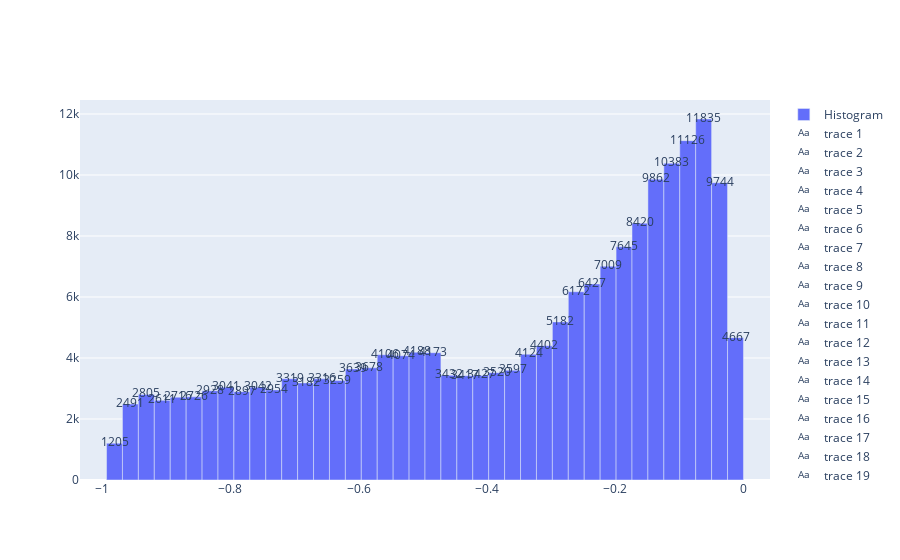

Notebook code for this chart:
### Code cell
# Plot the figure
counts, bins = np.histogram(df_interest['ScoreChange'], bins=40)
bin_midpoints = bins[:-1] + np.diff(bins)/2

fig = go.Figure()

fig.add_trace(go.Bar(
    x=bin_midpoints,
    y=counts,
    width=np.diff(bins), # makes bars have correct widths
    name='Histogram'
))
# add text labels for counts
for i in range(len(counts)):
    fig.add_trace(go.Scatter(
        x=[bin_midpoints[i]],
        y=[counts[i]],
        text=[str(counts[i])],
        mode='text',
    ))

fig.show()

### Figure 1 — Plotly figure (JSON) as saved in the notebook; plotly's stock layout.template omitted (floating-point values rounded to 4 significant figures)
{"data": [{"name": "Histogram", "type": "bar", "width": [0.02481, 0.02481, 0.02481, 0.02481, 0.02481, 0.02481, 0.02481, 0.02481, 0.02481, 0.02481, 0.02481, 0.02481, 0.02481, 0.02481, 0.02481, 0.02481, 0.02481, 0.02481, 0.02481, 0.02481, 0.02481, 0.02481, 0.02481, 0.02481, 0.02481, 0.02481, 0.02481, 0.02481, 0.02481, 0.02481, 0.02481, 0.02481, 0.02481, 0.02481, 0.02481, 0.02481, 0.02481, 0.02481, 0.02481, 0.02481], "x": [-0.9804, -0.9556, -0.9308, -0.906, -0.8812, -0.8564, -0.8316, -0.8068, -0.782, -0.7572, -0.7324, -0.7075, -0.6827, -0.6579, -0.6331, -0.6083, -0.5835, -0.5587, -0.5339, -0.5091, -0.4843, -0.4595, -0.4347, -0.4099, -0.3851, -0.3603, -0.3355, -0.3106, -0.2858, -0.261, -0.2362, -0.2114, -0.1866, -0.1618, -0.137, -0.1122, -0.08739, -0.06258, -0.03778, -0.01297], "y": [1205, 2491, 2805, 2611, 2716, 2726, 2928, 3041, 2897, 3042, 2954, 3319, 3182, 3316, 3259, 3639, 3678, 4106, 4074, 4188, 4173, 3432, 3417, 3427, 3520, 3597, 4124, 4402, 5182, 6172, 6427, 7009, 7645, 8420, 9862, 10383, 11126, 11835, 9744, 4667]}, {"mode": "text", "text": ["1205"], "type": "scatter", "x": [-0.9804], "y": [1205]}, {"mode": "text", "text": ["2491"], "type": "scatter", "x": [-0.9556], "y": [2491]}, {"mode": "text", "text": ["2805"], "type": "scatter", "x": [-0.9308], "y": [2805]}, {"mode": "text", "text": ["2611"], "type": "scatter", "x": [-0.906], "y": [2611]}, {"mode": "text", "text": ["2716"], "type": "scatter", "x": [-0.8812], "y": [2716]}, {"mode": "text", "text": ["2726"], "type": "scatter", "x": [-0.8564], "y": [2726]}, {"mode": "text", "text": ["2928"], "type": "scatter", "x": [-0.8316], "y": [2928]}, {"mode": "text", "text": ["3041"], "type": "scatter", "x": [-0.8068], "y": [3041]}, {"mode": "text", "text": ["2897"], "type": "scatter", "x": [-0.782], "y": [2897]}, {"mode": "text", "text": ["3042"], "type": "scatter", "x": [-0.7572], "y": [3042]}, {"mode": "text", "text": ["2954"], "type": "scatter", "x": [-0.7324], "y": [2954]}, {"mode": "text", "text": ["3319"], "type": "scatter", "x": [-0.7075], "y": [3319]}, {"mode": "text", "text": ["3182"], "type": "scatter", "x": [-0.6827], "y": [3182]}, {"mode": "text", "text": ["3316"], "type": "scatter", "x": [-0.6579], "y": [3316]}, {"mode": "text", "text": ["3259"], "type": "scatter", "x": [-0.6331], "y": [3259]}, {"mode": "text", "text": ["3639"], "type": "scatter", "x": [-0.6083], "y": [3639]}, {"mode": "text", "text": ["3678"], "type": "scatter", "x": [-0.5835], "y": [3678]}, {"mode": "text", "text": ["4106"], "type": "scatter", "x": [-0.5587], "y": [4106]}, {"mode": "text", "text": ["4074"], "type": "scatter", "x": [-0.5339], "y": [4074]}, {"mode": "text", "text": ["4188"], "type": "scatter", "x": [-0.5091], "y": [4188]}, {"mode": "text", "text": ["4173"], "type": "scatter", "x": [-0.4843], "y": [4173]}, {"mode": "text", "text": ["3432"], "type": "scatter", "x": [-0.4595], "y": [3432]}, {"mode": "text", "text": ["3417"], "type": "scatter", "x": [-0.4347], "y": [3417]}, {"mode": "text", "text": ["3427"], "type": "scatter", "x": [-0.4099], "y": [3427]}, {"mode": "text", "text": ["3520"], "type": "scatter", "x": [-0.3851], "y": [3520]}, {"mode": "text", "text": ["3597"], "type": "scatter", "x": [-0.3603], "y": [3597]}, {"mode": "text", "text": ["4124"], "type": "scatter", "x": [-0.3355], "y": [4124]}, {"mode": "text", "text": ["4402"], "type": "scatter", "x": [-0.3106], "y": [4402]}, {"mode": "text", "text": ["5182"], "type": "scatter", "x": [-0.2858], "y": [5182]}, {"mode": "text", "text": ["6172"], "type": "scatter", "x": [-0.261], "y": [6172]}, {"mode": "text", "text": ["6427"], "type": "scatter", "x": [-0.2362], "y": [6427]}, {"mode": "text", "text": ["7009"], "type": "scatter", "x": [-0.2114], "y": [7009]}, {"mode": "text", "text": ["7645"], "type": "scatter", "x": [-0.1866], "y": [7645]}, {"mode": "text", "text": ["8420"], "type": "scatter", "x": [-0.1618], "y": [8420]}, {"mode": "text", "text": ["9862"], "type": "scatter", "x": [-0.137], "y": [9862]}, {"mode": "text", "text": ["10383"], "type": "scatter", "x": [-0.1122], "y": [10383]}, {"mode": "text", "text": ["11126"], "type": "scatter", "x": [-0.08739], "y": [11126]}, {"mode": "text", "text": ["11835"], "type": "scatter", "x": [-0.06258], "y": [11835]}, {"mode": "text", "text": ["9744"], "type": "scatter", "x": [-0.03778], "y": [9744]}, {"mode": "text", "text": ["4667"], "type": "scatter", "x": [-0.01297], "y": [4667]}], "layout": {"autosize": true, "xaxis": {"autorange": true, "range": [-1.034, 0.04078], "type": "linear"}, "yaxis": {"autorange": true, "range": [0, 12460.0], "type": "linear"}}}
